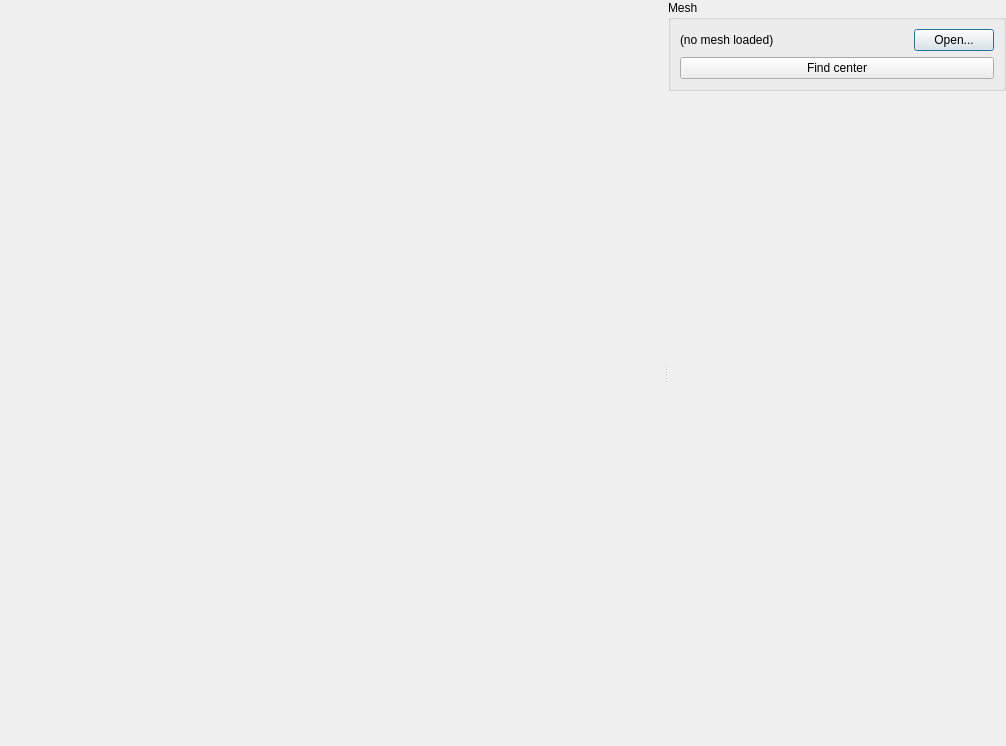
<ui version="4.0" >
 <class>MainWindow</class>
 <widget class="QDialog" name="MainWindow" >
  <property name="geometry" >
   <rect>
    <x>0</x>
    <y>0</y>
    <width>1006</width>
    <height>746</height>
   </rect>
  </property>
  <property name="windowTitle" >
   <string>Model Fitter</string>
  </property>
  <layout class="QVBoxLayout" >
   <property name="leftMargin" >
    <number>0</number>
   </property>
   <property name="topMargin" >
    <number>0</number>
   </property>
   <property name="rightMargin" >
    <number>0</number>
   </property>
   <property name="bottomMargin" >
    <number>0</number>
   </property>
   <item>
    <widget class="QSplitter" name="splitter" >
     <property name="orientation" >
      <enum>Qt::Horizontal</enum>
     </property>
     <widget class="QWidget" name="" >
      <layout class="QGridLayout" >
       <property name="horizontalSpacing" >
        <number>1</number>
       </property>
       <property name="verticalSpacing" >
        <number>1</number>
       </property>
       <item row="0" column="0" >
        <widget class="GLView" native="1" name="front" >
         <property name="sizePolicy" >
          <sizepolicy vsizetype="Expanding" hsizetype="Expanding" >
           <horstretch>1</horstretch>
           <verstretch>0</verstretch>
          </sizepolicy>
         </property>
         <property name="minimumSize" >
          <size>
           <width>200</width>
           <height>200</height>
          </size>
         </property>
         <property name="baseSize" >
          <size>
           <width>200</width>
           <height>200</height>
          </size>
         </property>
        </widget>
       </item>
       <item row="0" column="1" >
        <widget class="GLView" native="1" name="side" >
         <property name="sizePolicy" >
          <sizepolicy vsizetype="Expanding" hsizetype="Expanding" >
           <horstretch>1</horstretch>
           <verstretch>0</verstretch>
          </sizepolicy>
         </property>
         <property name="minimumSize" >
          <size>
           <width>200</width>
           <height>200</height>
          </size>
         </property>
         <property name="baseSize" >
          <size>
           <width>200</width>
           <height>200</height>
          </size>
         </property>
        </widget>
       </item>
       <item row="1" column="0" >
        <widget class="GLView" native="1" name="overhead" >
         <property name="sizePolicy" >
          <sizepolicy vsizetype="Expanding" hsizetype="Expanding" >
           <horstretch>1</horstretch>
           <verstretch>0</verstretch>
          </sizepolicy>
         </property>
         <property name="minimumSize" >
          <size>
           <width>200</width>
           <height>200</height>
          </size>
         </property>
         <property name="baseSize" >
          <size>
           <width>200</width>
           <height>200</height>
          </size>
         </property>
        </widget>
       </item>
       <item row="1" column="1" >
        <widget class="GLView" native="1" name="angle" >
         <property name="sizePolicy" >
          <sizepolicy vsizetype="Expanding" hsizetype="Expanding" >
           <horstretch>1</horstretch>
           <verstretch>0</verstretch>
          </sizepolicy>
         </property>
         <property name="minimumSize" >
          <size>
           <width>200</width>
           <height>200</height>
          </size>
         </property>
         <property name="baseSize" >
          <size>
           <width>200</width>
           <height>200</height>
          </size>
         </property>
        </widget>
       </item>
      </layout>
     </widget>
     <widget class="QWidget" name="layoutWidget" >
      <layout class="QVBoxLayout" >
       <item>
        <widget class="QGroupBox" name="meshGroup" >
         <property name="title" >
          <string>Mesh</string>
         </property>
         <layout class="QVBoxLayout" >
          <item>
           <layout class="QHBoxLayout" >
            <item>
             <widget class="QLabel" name="meshName" >
              <property name="sizePolicy" >
               <sizepolicy vsizetype="Preferred" hsizetype="Expanding" >
                <horstretch>0</horstretch>
                <verstretch>0</verstretch>
               </sizepolicy>
              </property>
              <property name="text" >
               <string>(no mesh loaded)</string>
              </property>
             </widget>
            </item>
            <item>
             <widget class="QPushButton" name="openButton" >
              <property name="text" >
               <string>Open...</string>
              </property>
             </widget>
            </item>
           </layout>
          </item>
          <item>
           <widget class="QPushButton" name="findCenterButton" >
            <property name="text" >
             <string>Find center</string>
            </property>
           </widget>
          </item>
         </layout>
        </widget>
       </item>
       <item>
        <spacer>
         <property name="orientation" >
          <enum>Qt::Vertical</enum>
         </property>
         <property name="sizeHint" >
          <size>
           <width>20</width>
           <height>40</height>
          </size>
         </property>
        </spacer>
       </item>
      </layout>
     </widget>
    </widget>
   </item>
  </layout>
 </widget>
 <customwidgets>
  <customwidget>
   <class>GLView</class>
   <extends>QWidget</extends>
   <header>glview.h</header>
   <container>1</container>
  </customwidget>
 </customwidgets>
 <resources/>
 <connections/>
</ui>
